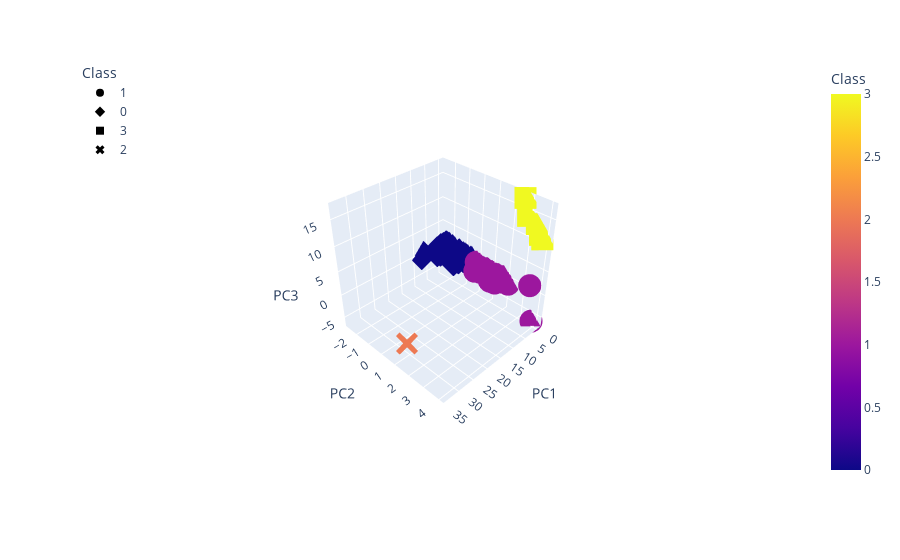

Notebook cell for this chart:
### Markdown cell above
### Visualizing Results

#### 3D-Scatter with Clusters

### Code cell
# Create a 3D-Scatter with the PCA data and the clusters

fig = px.scatter_3d(
    clustered_df,
    x="PC1",
    y="PC2",
    z="PC3",
    color="Class",
    symbol="Class",
    width=800,
    hover_name="CoinName",
    hover_data=["Algorithm"]
)
fig.update_layout(legend=dict(x=0, y=1))
fig.show()

### Figure 1 — Plotly figure (JSON) as saved in the notebook; plotly's stock layout.template omitted (floating-point values rounded to 4 significant figures; data arrays with more than 128 entries replaced by an {"elided": "..."} marker saying what was removed)
{"data": [{"customdata": {"elided": "289x1 str values"}, "hovertemplate": "<b>%{hovertext}</b><br><br>Class=%{marker.color}<br>PC1=%{x}<br>PC2=%{y}<br>PC3=%{z}<br>Algorithm=%{customdata[0]}<extra></extra>", "hovertext": {"elided": "289 str values"}, "legendgroup": "1", "marker": {"color": {"elided": "289 int values"}, "coloraxis": "coloraxis", "symbol": "circle"}, "mode": "markers", "name": "1", "scene": "scene", "showlegend": true, "type": "scatter3d", "x": {"elided": "289 float values"}, "y": {"elided": "289 float values"}, "z": {"elided": "289 float values"}}, {"customdata": {"elided": "238x1 str values"}, "hovertemplate": "<b>%{hovertext}</b><br><br>Class=%{marker.color}<br>PC1=%{x}<br>PC2=%{y}<br>PC3=%{z}<br>Algorithm=%{customdata[0]}<extra></extra>", "hovertext": {"elided": "238 str values"}, "legendgroup": "0", "marker": {"color": {"elided": "238 int values"}, "coloraxis": "coloraxis", "symbol": "diamond"}, "mode": "markers", "name": "0", "scene": "scene", "showlegend": true, "type": "scatter3d", "x": {"elided": "238 float values"}, "y": {"elided": "238 float values"}, "z": {"elided": "238 float values"}}, {"customdata": [["Proof-of-BibleHash"], ["SHA-256 + Hive"], ["ECC 256K1"], ["SHA3-256"], ["Leased POS"]], "hovertemplate": "<b>%{hovertext}</b><br><br>Class=%{marker.color}<br>PC1=%{x}<br>PC2=%{y}<br>PC3=%{z}<br>Algorithm=%{customdata[0]}<extra></extra>", "hovertext": ["BiblePay", "LitecoinCash", "Acute Angle Cloud", "Fiii", "Waves"], "legendgroup": "3", "marker": {"color": [3, 3, 3, 3, 3], "coloraxis": "coloraxis", "symbol": "square"}, "mode": "markers", "name": "3", "scene": "scene", "showlegend": true, "type": "scatter3d", "x": [-0.3035, -0.3483, -0.4608, -0.6479, -0.3487], "y": [3.691, 2.669, 3.826, 3.408, 2.92], "z": [11.84, 17.17, 11.16, 13.36, 14.26]}, {"customdata": [["TRC10"]], "hovertemplate": "<b>%{hovertext}</b><br><br>Class=%{marker.color}<br>PC1=%{x}<br>PC2=%{y}<br>PC3=%{z}<br>Algorithm=%{customdata[0]}<extra></extra>", "hovertext": ["BitTorrent"], "legendgroup": "2", "marker": {"color": [2], "coloraxis": "coloraxis", "symbol": "x"}, "mode": "markers", "name": "2", "scene": "scene", "showlegend": true, "type": "scatter3d", "x": [33.95], "y": [1.755], "z": [-0.9436]}], "layout": {"autosize": true, "coloraxis": {"colorbar": {"title": {"text": "Class"}}, "colorscale": [[0, "#0d0887"], [0.1111, "#46039f"], [0.2222, "#7201a8"], [0.3333, "#9c179e"], [0.4444, "#bd3786"], [0.5556, "#d8576b"], [0.6667, "#ed7953"], [0.7778, "#fb9f3a"], [0.8889, "#fdca26"], [1, "#f0f921"]]}, "legend": {"title": {"text": "Class"}, "tracegroupgap": 0, "x": 0, "y": 1}, "margin": {"t": 60}, "scene": {"aspectmode": "auto", "aspectratio": {"x": 1, "y": 1, "z": 1}, "camera": {"center": {"x": 0, "y": 0, "z": 0}, "eye": {"x": 1.958, "y": 1.958, "z": 1.958}, "projection": {"type": "perspective"}, "up": {"x": 0, "y": 0, "z": 1}}, "domain": {"x": [0, 1], "y": [0, 1]}, "xaxis": {"title": {"text": "PC1"}, "type": "linear"}, "yaxis": {"title": {"text": "PC2"}, "type": "linear"}, "zaxis": {"title": {"text": "PC3"}, "type": "linear"}}}}
